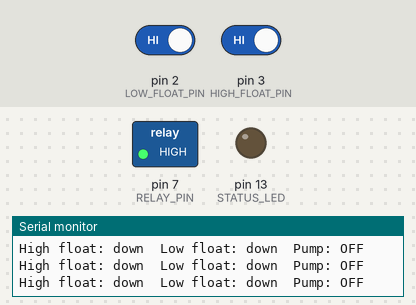
Simulated run of this sketch. Board: Arduino Uno, built with avr-gcc and run on an emulated ATmega328P. On the bench: switched loads named in the sketch (green lamp = pin HIGH), output pins drawn as LEDs (lit = HIGH), the last lines printed to the serial monitor. The test bench sets the inputs (shaded band); at power-on: pin 3 (HIGH_FLOAT_PIN) HIGH, pin 2 (LOW_FLOAT_PIN) HIGH.

Above: at 1.8 s.
1.9 s: pin 3 (HIGH_FLOAT_PIN) driven LOW
At 2.4 s:
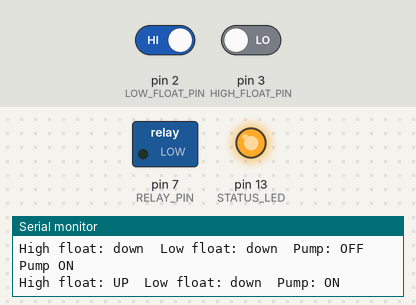
4.0 s: pin 2 (LOW_FLOAT_PIN) driven LOW
6.0 s: pin 3 (HIGH_FLOAT_PIN) driven HIGH
Timing chart, 0 to 9.0 s (numbered marks = the images above; inputs shaded):
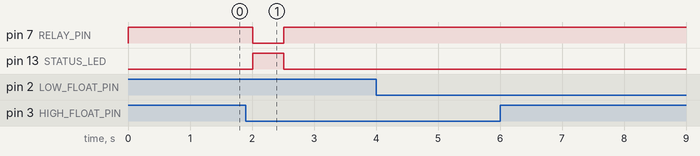

Measured:
- after the input at 1.9 s, pin 7 (RELAY_PIN): HIGH → LOW after 0.11 s, → HIGH 0.50 s later; pin 13 (STATUS_LED): LOW → HIGH after 0.11 s, → LOW 0.50 s later

The sketch:

automatic-water-pump.ino
```cpp
/*
  Automatic Water Pump
  --------------------
  Two float switches watch a sump / storage tank: when water
  reaches the HIGH float the pump relay drains it down to the
  LOW float, then stops. Dry-run protection: a maximum run
  time and a mandatory rest time, and the pump never starts
  unless the HIGH float says there is water. Relay is OFF on
  startup (safe default). For fill (not drain) use, see README.

  Wiring:
    Low float   : D2 (to GND, pull-up; float up = LOW reading)
    High float  : D3 (to GND, pull-up)
    Pump relay  : D7 (active-LOW relay module)
    Status LED  : D13 (through a 220 ohm resistor to GND)
*/

// ---- Pin definitions ----
const int LOW_FLOAT_PIN  = 2;   // Low-level float switch
const int HIGH_FLOAT_PIN = 3;   // High-level float switch
const int RELAY_PIN      = 7;   // Pump relay IN1 (active LOW)
const int STATUS_LED     = 13;  // Built-in / status LED

// ---- Dry-run / motor protection (ms) ----
const unsigned long MAX_RUN_MS  = 10UL * 60UL * 1000UL;  // Max 10 min continuous
const unsigned long REST_MS     = 2UL * 60UL * 1000UL;   // Then rest 2 min

bool pumpOn = false;
unsigned long pumpStarted = 0;
unsigned long pumpStopped = 0;
bool resting = false;

bool floatUp(int pin) {
  // Float switch closes to GND when lifted by water: LOW = up.
  return digitalRead(pin) == LOW;
}

void setPump(bool on) {
  pumpOn = on;
  digitalWrite(RELAY_PIN, on ? LOW : HIGH);  // LOW = relay ON
  digitalWrite(STATUS_LED, on ? HIGH : LOW);
  if (on) {
    pumpStarted = millis();
    Serial.println("Pump ON");
  } else {
    pumpStopped = millis();
    Serial.println("Pump OFF");
  }
}

void setup() {
  pinMode(LOW_FLOAT_PIN, INPUT_PULLUP);
  pinMode(HIGH_FLOAT_PIN, INPUT_PULLUP);
  pinMode(RELAY_PIN, OUTPUT);
  pinMode(STATUS_LED, OUTPUT);

  // Safe defaults: relay OFF, pump OFF on startup.
  digitalWrite(RELAY_PIN, HIGH);  // HIGH = relay OFF (active LOW)
  digitalWrite(STATUS_LED, LOW);
  pumpStopped = millis();

  Serial.begin(9600);
  Serial.println("Automatic Water Pump ready.");
}

void loop() {
  bool highWater = floatUp(HIGH_FLOAT_PIN);
  bool lowWater  = floatUp(LOW_FLOAT_PIN);

  // Rest period after a long run protects the motor and
  // guarantees the pump cannot run dry continuously.
  if (resting && millis() - pumpStopped > REST_MS) {
    resting = false;
    Serial.println("Rest over - pump available again.");
  }

  if (pumpOn) {
    if (!lowWater) {
      setPump(false);  // Drained down to the low float: stop
      resting = true;
    } else if (millis() - pumpStarted > MAX_RUN_MS) {
      setPump(false);  // Safety cut-off: something is wrong
      resting = true;
      Serial.println("WARNING: Max run time reached - check tank / floats.");
    }
  } else if (!resting && highWater) {
    setPump(true);  // Water is high: start draining
  }

  Serial.print("High float: ");
  Serial.print(highWater ? "UP" : "down");
  Serial.print("  Low float: ");
  Serial.print(lowWater ? "UP" : "down");
  Serial.print("  Pump: ");
  Serial.println(pumpOn ? "ON" : "OFF");

  delay(500);  // Check twice a second
}
```
